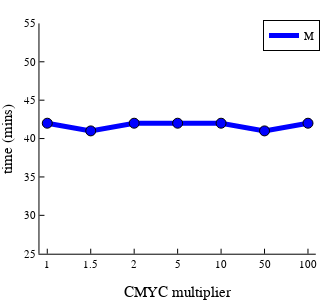

The notebook cell this image was saved under:
### Code cell
plot(1:7, solList_Myc1to100_mod.M, ylim=(25,55), label="M", xticks = (1:7,xt),linewidth=5,colour=:blue,
    xlab="CMYC multiplier", ylab = "time (mins)",size=(300,300),grid=false)
plot!(1:7, solList_Myc1to100_mod.M, seriestype=:scatter, label=false, colour=:blue, markersize=5)

### Figure 1 — Plotly figure (JSON) as saved in the notebook; plotly's stock layout.template omitted (floating-point values rounded to 4 significant figures)
{"data": [{"colorbar": {"len": 0.8858, "title": "", "x": 0.9869, "y": 0.544}, "legendgroup": "M", "line": {"color": "rgba(0, 0, 255, 1.000)", "dash": "solid", "shape": "linear", "width": 5}, "mode": "lines", "name": "M", "showlegend": true, "type": "scatter", "x": [1, 2, 3, 4, 5, 6, 7], "xaxis": "x", "y": [42, 41, 42, 42, 42, 41, 42], "yaxis": "y"}, {"colorbar": {"len": 0.8858, "title": "", "x": 0.9869, "y": 0.544}, "legendgroup": "", "marker": {"color": "rgba(0, 0, 255, 1.000)", "line": {"color": "rgba(0, 0, 0, 1.000)", "width": 1}, "size": 10, "symbol": "circle"}, "mode": "markers", "name": "", "showlegend": false, "type": "scatter", "x": [1, 2, 3, 4, 5, 6, 7], "xaxis": "x", "y": [42, 41, 42, 42, 42, 41, 42], "yaxis": "y"}], "layout": {"annotations": [], "height": 300, "legend": {"bgcolor": "rgba(255, 255, 255, 1.000)", "bordercolor": "rgba(0, 0, 0, 1.000)", "borderwidth": 1, "font": {"color": "rgba(0, 0, 0, 1.000)", "family": "sans-serif", "size": 11}, "title": {"font": {"color": "rgba(0, 0, 0, 1.000)", "family": "sans-serif", "size": 15}, "text": ""}, "tracegroupgap": 0, "traceorder": "normal", "x": 1, "xanchor": "auto", "y": 1, "yanchor": "auto"}, "margin": {"b": 20, "l": 0, "r": 0, "t": 20}, "paper_bgcolor": "rgba(255, 255, 255, 1.000)", "plot_bgcolor": "rgba(255, 255, 255, 1.000)", "showlegend": true, "width": 300, "xaxis": {"anchor": "y", "domain": [0.1233, 0.9869], "gridcolor": "rgba(0, 0, 0, 0.100)", "gridwidth": 0.5, "linecolor": "rgba(0, 0, 0, 1.000)", "mirror": false, "range": [0.82, 7.18], "showgrid": false, "showline": true, "showticklabels": true, "tickangle": 0, "tickcolor": "rgb(0, 0, 0)", "tickfont": {"color": "rgba(0, 0, 0, 1.000)", "family": "sans-serif", "size": 11}, "tickmode": "array", "ticks": "inside", "ticktext": ["1", "1.5", "2", "5", "10", "50", "100"], "tickvals": [1, 2, 3, 4, 5, 6, 7], "title": "CMYC multiplier", "titlefont": {"color": "rgba(0, 0, 0, 1.000)", "family": "sans-serif", "size": 15}, "type": "-", "visible": true, "zeroline": false, "zerolinecolor": "rgba(0, 0, 0, 1.000)"}, "yaxis": {"anchor": "x", "domain": [0.1011, 0.9869], "gridcolor": "rgba(0, 0, 0, 0.100)", "gridwidth": 0.5, "linecolor": "rgba(0, 0, 0, 1.000)", "mirror": false, "range": [25, 55], "showgrid": false, "showline": true, "showticklabels": true, "tickangle": 0, "tickcolor": "rgb(0, 0, 0)", "tickfont": {"color": "rgba(0, 0, 0, 1.000)", "family": "sans-serif", "size": 11}, "tickmode": "array", "ticks": "inside", "ticktext": ["25", "30", "35", "40", "45", "50", "55"], "tickvals": [25, 30, 35, 40, 45, 50, 55], "title": "time (mins)", "titlefont": {"color": "rgba(0, 0, 0, 1.000)", "family": "sans-serif", "size": 15}, "type": "-", "visible": true, "zeroline": false, "zerolinecolor": "rgba(0, 0, 0, 1.000)"}}}
